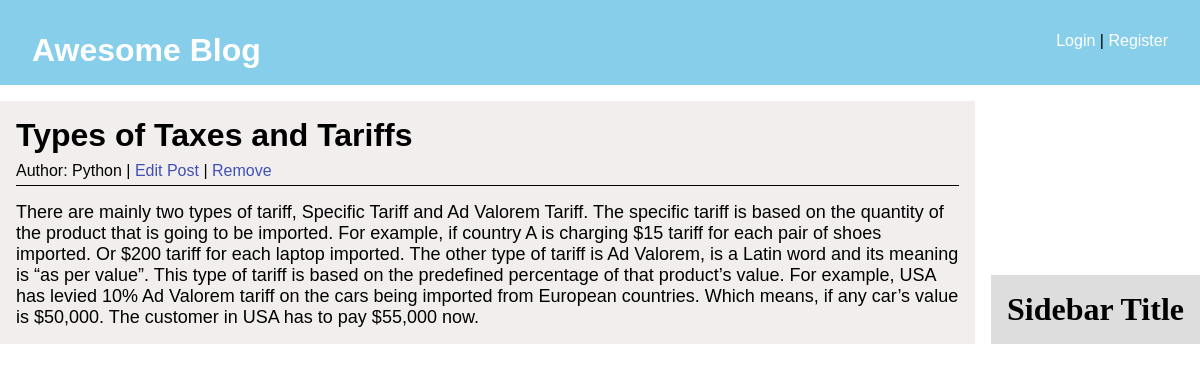
Page /article/3/ on the committed database.
### blog/models.py (models this page shows, shortened)
class Post(models.Model):
    title = models.CharField(max_length=250)
    author = models.ForeignKey(User, on_delete=models.CASCADE)
    body = models.TextField()

### blog/views.py (the view)
# urls.py: path('article/<int:pk>/', PostDetailView.as_view(), name='post-detail'),
class PostDetailView(DetailView):
    model = Post
    template_name = 'post_detail.html'

### blog/templates/post_detail.html
{% extends 'base.html' %}
{% block content %}
    <div class="post_details">
        <div class="post_info">
            <h1>{{post.title}}</h1>
            <div class="post_detail_meta">
                <p>Author: {{post.author}} | <a href="{% url 'post-edit' post.pk %}"> Edit Post</a> | <a href="{% url 'post-delete' post.pk %}">Remove</a> </p>
            </div>
        </div>
        <div class="post_detail_content">
            {{post.body}}
        </div>
    </div>
{% endblock%}

### static/css/style.css (style rules this page uses)
* { margin: 0; padding: 0; }
a, a:visited { text-decoration: none; color: #fff; }
.post_details { font-family: sans-serif; background: #f3eeee; text-color: black; padding: 1rem; }
.post_detail_meta { margin-top: 0.5rem; }
.post_detail_meta a { color: #3f51b5; }
.post_detail_content { padding-top: 1rem; font-size: 18px; }
.post_info { border-bottom: 1px solid; padding-bottom: 5px; }

### rows in the picture
Post: title "Types of Taxes and Tariffs", author "Python", body "There are mainly two types of tariff, Specific Tariff and Ad Valorem Tariff. The specific tariff is based on the quantity of the product that is going to be imported. For example, if country A is charging $15 tariff for each pair of shoes imported. Or $200 tariff for each laptop imported. The other type of tariff is Ad Valorem, is a Latin word and its meaning is “as per value”. This type of tariff is based on the predefined percentage of that product’s value. For example, USA has levied 10% Ad Valorem tariff on the cars being imported from European countries. Which means, if any car’s value is $50,000. The customer in USA has to pay $55,000 now."
